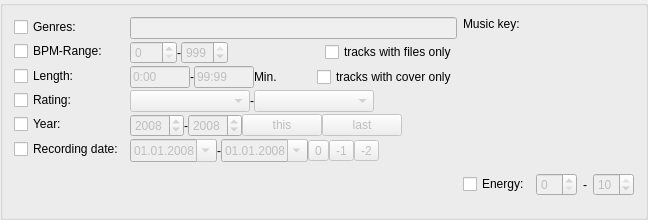
           <widget class="QGroupBox" name="filter">
            <property name="sizePolicy">
             <sizepolicy hsizetype="Preferred" vsizetype="Fixed">
              <horstretch>0</horstretch>
              <verstretch>0</verstretch>
             </sizepolicy>
            </property>
            <property name="title">
             <string/>
            </property>
            <layout class="QHBoxLayout" name="horizontalLayout_11">
             <item>
              <layout class="QHBoxLayout" name="horizontalLayout_10">
               <property name="topMargin">
                <number>0</number>
               </property>
               <item>
                <layout class="QFormLayout" name="formLayout_3">
                 <property name="sizeConstraint">
                  <enum>QLayout::SetDefaultConstraint</enum>
                 </property>
                 <property name="fieldGrowthPolicy">
                  <enum>QFormLayout::ExpandingFieldsGrow</enum>
                 </property>
                 <property name="rowWrapPolicy">
                  <enum>QFormLayout::DontWrapRows</enum>
                 </property>
                 <property name="labelAlignment">
                  <set>Qt::AlignLeading|Qt::AlignLeft|Qt::AlignVCenter</set>
                 </property>
                 <property name="horizontalSpacing">
                  <number>6</number>
                 </property>
                 <property name="verticalSpacing">
                  <number>2</number>
                 </property>
                 <item row="0" column="0">
                  <widget class="QCheckBox" name="enableGenreSearch">
                   <property name="text">
                    <string>Genres:</string>
                   </property>
                  </widget>
                 </item>
                 <item row="1" column="0">
                  <widget class="QCheckBox" name="enableBpmSearch">
                   <property name="text">
                    <string>BPM-Range:</string>
                   </property>
                   <property name="checked">
                    <bool>false</bool>
                   </property>
                  </widget>
                 </item>
                 <item row="0" column="1">
                  <widget class="QLineEdit" name="qs_genre">
                   <property name="enabled">
                    <bool>false</bool>
                   </property>
                  </widget>
                 </item>
                 <item row="1" column="1">
                  <layout class="QHBoxLayout" name="horizontalLayout_12">
                   <property name="spacing">
                    <number>0</number>
                   </property>
                   <item>
                    <widget class="QSpinBox" name="bpmStart">
                     <property name="enabled">
                      <bool>false</bool>
                     </property>
                     <property name="maximum">
                      <number>999</number>
                     </property>
                    </widget>
                   </item>
                   <item>
                    <widget class="QLabel" name="label_15">
                     <property name="text">
                      <string>-</string>
                     </property>
                    </widget>
                   </item>
                   <item>
                    <widget class="QSpinBox" name="bpmEnd">
                     <property name="enabled">
                      <bool>false</bool>
                     </property>
                     <property name="maximum">
                      <number>999</number>
                     </property>
                     <property name="value">
                      <number>999</number>
                     </property>
                    </widget>
                   </item>
                   <item>
                    <spacer name="horizontalSpacer_5">
                     <property name="orientation">
                      <enum>Qt::Horizontal</enum>
                     </property>
                     <property name="sizeHint" stdset="0">
                      <size>
                       <width>40</width>
                       <height>20</height>
                      </size>
                     </property>
                    </spacer>
                   </item>
                   <item>
                    <widget class="QCheckBox" name="tracksWithFilesOnly">
                     <property name="text">
                      <string>tracks with files only</string>
                     </property>
                    </widget>
                   </item>
                  </layout>
                 </item>
                 <item row="3" column="0">
                  <widget class="QCheckBox" name="enableRatingSearch">
                   <property name="text">
                    <string>Rating:</string>
                   </property>
                   <property name="checked">
                    <bool>false</bool>
                   </property>
                  </widget>
                 </item>
                 <item row="3" column="1">
                  <layout class="QHBoxLayout" name="horizontalLayout_15">
                   <property name="spacing">
                    <number>0</number>
                   </property>
                   <property name="rightMargin">
                    <number>0</number>
                   </property>
                   <item>
                    <widget class="QComboBox" name="ratingStart">
                     <property name="enabled">
                      <bool>false</bool>
                     </property>
                     <property name="sizePolicy">
                      <sizepolicy hsizetype="Minimum" vsizetype="Maximum">
                       <horstretch>0</horstretch>
                       <verstretch>0</verstretch>
                      </sizepolicy>
                     </property>
                     <property name="minimumSize">
                      <size>
                       <width>120</width>
                       <height>0</height>
                      </size>
                     </property>
                     <property name="iconSize">
                      <size>
                       <width>96</width>
                       <height>16</height>
                      </size>
                     </property>
                     <item>
                      <property name="text">
                       <string/>
                      </property>
                      <property name="icon">
                       <iconset resource="../../resources.qrc">
                        <normaloff>:/bewertung/resources/sterne-unbewertet.png</normaloff>:/bewertung/resources/sterne-unbewertet.png</iconset>
                      </property>
                     </item>
                     <item>
                      <property name="text">
                       <string/>
                      </property>
                      <property name="icon">
                       <iconset resource="../../resources.qrc">
                        <normaloff>:/bewertung/resources/sterne1.png</normaloff>:/bewertung/resources/sterne1.png</iconset>
                      </property>
                     </item>
                     <item>
                      <property name="text">
                       <string/>
                      </property>
                      <property name="icon">
                       <iconset resource="../../resources.qrc">
                        <normaloff>:/bewertung/resources/sterne2.png</normaloff>:/bewertung/resources/sterne2.png</iconset>
                      </property>
                     </item>
                     <item>
                      <property name="text">
                       <string/>
                      </property>
                      <property name="icon">
                       <iconset resource="../../resources.qrc">
                        <normaloff>:/bewertung/resources/sterne3.png</normaloff>:/bewertung/resources/sterne3.png</iconset>
                      </property>
                     </item>
                     <item>
                      <property name="text">
                       <string/>
                      </property>
                      <property name="icon">
                       <iconset resource="../../resources.qrc">
                        <normaloff>:/bewertung/resources/sterne4.png</normaloff>:/bewertung/resources/sterne4.png</iconset>
                      </property>
                     </item>
                     <item>
                      <property name="text">
                       <string/>
                      </property>
                      <property name="icon">
                       <iconset resource="../../resources.qrc">
                        <normaloff>:/bewertung/resources/sterne5.png</normaloff>:/bewertung/resources/sterne5.png</iconset>
                      </property>
                     </item>
                     <item>
                      <property name="text">
                       <string/>
                      </property>
                      <property name="icon">
                       <iconset resource="../../resources.qrc">
                        <normaloff>:/bewertung/resources/sterne6.png</normaloff>:/bewertung/resources/sterne6.png</iconset>
                      </property>
                     </item>
                    </widget>
                   </item>
                   <item>
                    <widget class="QLabel" name="label_16">
                     <property name="text">
                      <string>-</string>
                     </property>
                    </widget>
                   </item>
                   <item>
                    <widget class="QComboBox" name="ratingEnd">
                     <property name="enabled">
                      <bool>false</bool>
                     </property>
                     <property name="sizePolicy">
                      <sizepolicy hsizetype="Minimum" vsizetype="Maximum">
                       <horstretch>0</horstretch>
                       <verstretch>0</verstretch>
                      </sizepolicy>
                     </property>
                     <property name="minimumSize">
                      <size>
                       <width>120</width>
                       <height>0</height>
                      </size>
                     </property>
                     <property name="currentIndex">
                      <number>6</number>
                     </property>
                     <property name="iconSize">
                      <size>
                       <width>96</width>
                       <height>16</height>
                      </size>
                     </property>
                     <item>
                      <property name="text">
                       <string/>
                      </property>
                      <property name="icon">
                       <iconset resource="../../resources.qrc">
                        <normaloff>:/bewertung/resources/sterne-unbewertet.png</normaloff>:/bewertung/resources/sterne-unbewertet.png</iconset>
                      </property>
                     </item>
                     <item>
                      <property name="text">
                       <string/>
                      </property>
                      <property name="icon">
                       <iconset resource="../../resources.qrc">
                        <normaloff>:/bewertung/resources/sterne1.png</normaloff>:/bewertung/resources/sterne1.png</iconset>
                      </property>
                     </item>
                     <item>
                      <property name="text">
                       <string/>
                      </property>
                      <property name="icon">
                       <iconset resource="../../resources.qrc">
                        <normaloff>:/bewertung/resources/sterne2.png</normaloff>:/bewertung/resources/sterne2.png</iconset>
                      </property>
                     </item>
                     <item>
                      <property name="text">
                       <string/>
                      </property>
                      <property name="icon">
                       <iconset resource="../../resources.qrc">
                        <normaloff>:/bewertung/resources/sterne3.png</normaloff>:/bewertung/resources/sterne3.png</iconset>
                      </property>
                     </item>
                     <item>
                      <property name="text">
                       <string/>
                      </property>
                      <property name="icon">
                       <iconset resource="../../resources.qrc">
                        <normaloff>:/bewertung/resources/sterne4.png</normaloff>:/bewertung/resources/sterne4.png</iconset>
                      </property>
                     </item>
                     <item>
                      <property name="text">
                       <string/>
                      </property>
                      <property name="icon">
                       <iconset resource="../../resources.qrc">
                        <normaloff>:/bewertung/resources/sterne5.png</normaloff>:/bewertung/resources/sterne5.png</iconset>
                      </property>
                     </item>
                     <item>
                      <property name="text">
                       <string/>
                      </property>
                      <property name="icon">
                       <iconset resource="../../resources.qrc">
                        <normaloff>:/bewertung/resources/sterne6.png</normaloff>:/bewertung/resources/sterne6.png</iconset>
                      </property>
                     </item>
                    </widget>
                   </item>
                   <item>
                    <spacer name="horizontalSpacer_11">
                     <property name="orientation">
                      <enum>Qt::Horizontal</enum>
                     </property>
                     <property name="sizeHint" stdset="0">
                      <size>
                       <width>40</width>
                       <height>20</height>
                      </size>
                     </property>
                    </spacer>
                   </item>
                  </layout>
                 </item>
                 <item row="4" column="0">
                  <widget class="QCheckBox" name="enableYearSearch">
                   <property name="text">
                    <string>Year:</string>
                   </property>
                  </widget>
                 </item>
                 <item row="4" column="1">
                  <layout class="QHBoxLayout" name="horizontalLayout_13">
                   <property name="spacing">
                    <number>0</number>
                   </property>
                   <item>
                    <widget class="QDateEdit" name="releaseDateStart">
                     <property name="enabled">
                      <bool>false</bool>
                     </property>
                     <property name="dateTime">
                      <datetime>
                       <hour>0</hour>
                       <minute>0</minute>
                       <second>0</second>
                       <year>2008</year>
                       <month>1</month>
                       <day>1</day>
                      </datetime>
                     </property>
                     <property name="displayFormat">
                      <string>yyyy</string>
                     </property>
                     <property name="calendarPopup">
                      <bool>false</bool>
                     </property>
                     <property name="date">
                      <date>
                       <year>2008</year>
                       <month>1</month>
                       <day>1</day>
                      </date>
                     </property>
                    </widget>
                   </item>
                   <item>
                    <widget class="QLabel" name="label_17">
                     <property name="text">
                      <string>-</string>
                     </property>
                    </widget>
                   </item>
                   <item>
                    <widget class="QDateEdit" name="releaseDateEnd">
                     <property name="enabled">
                      <bool>false</bool>
                     </property>
                     <property name="dateTime">
                      <datetime>
                       <hour>0</hour>
                       <minute>0</minute>
                       <second>0</second>
                       <year>2008</year>
                       <month>1</month>
                       <day>1</day>
                      </datetime>
                     </property>
                     <property name="displayFormat">
                      <string>yyyy</string>
                     </property>
                     <property name="calendarPopup">
                      <bool>false</bool>
                     </property>
                     <property name="date">
                      <date>
                       <year>2008</year>
                       <month>1</month>
                       <day>1</day>
                      </date>
                     </property>
                    </widget>
                   </item>
                   <item>
                    <widget class="QPushButton" name="setThisYear">
                     <property name="enabled">
                      <bool>false</bool>
                     </property>
                     <property name="text">
                      <string>this</string>
                     </property>
                    </widget>
                   </item>
                   <item>
                    <widget class="QPushButton" name="setLastYear">
                     <property name="enabled">
                      <bool>false</bool>
                     </property>
                     <property name="text">
                      <string>last</string>
                     </property>
                    </widget>
                   </item>
                   <item>
                    <spacer name="horizontalSpacer_6">
                     <property name="orientation">
                      <enum>Qt::Horizontal</enum>
                     </property>
                     <property name="sizeHint" stdset="0">
                      <size>
                       <width>40</width>
                       <height>20</height>
                      </size>
                     </property>
                    </spacer>
                   </item>
                  </layout>
                 </item>
                 <item row="5" column="0">
                  <widget class="QCheckBox" name="enableRecordingDateSearch">
                   <property name="text">
                    <string>Recording date:</string>
                   </property>
                  </widget>
                 </item>
                 <item row="5" column="1">
                  <layout class="QHBoxLayout" name="horizontalLayout_14">
                   <property name="spacing">
                    <number>0</number>
                   </property>
                   <item>
                    <widget class="QDateEdit" name="recordDateStart">
                     <property name="enabled">
                      <bool>false</bool>
                     </property>
                     <property name="displayFormat">
                      <string>dd.MM.yyyy</string>
                     </property>
                     <property name="calendarPopup">
                      <bool>true</bool>
                     </property>
                     <property name="date">
                      <date>
                       <year>2008</year>
                       <month>1</month>
                       <day>1</day>
                      </date>
                     </property>
                    </widget>
                   </item>
                   <item>
                    <widget class="QLabel" name="label_14">
                     <property name="text">
                      <string>-</string>
                     </property>
                    </widget>
                   </item>
                   <item>
                    <widget class="QDateEdit" name="recordDateEnd">
                     <property name="enabled">
                      <bool>false</bool>
                     </property>
                     <property name="displayFormat">
                      <string>dd.MM.yyyy</string>
                     </property>
                     <property name="calendarPopup">
                      <bool>true</bool>
                     </property>
                     <property name="date">
                      <date>
                       <year>2008</year>
                       <month>1</month>
                       <day>1</day>
                      </date>
                     </property>
                    </widget>
                   </item>
                   <item>
                    <widget class="QToolButton" name="setRecordingDate0">
                     <property name="enabled">
                      <bool>false</bool>
                     </property>
                     <property name="text">
                      <string>0</string>
                     </property>
                    </widget>
                   </item>
                   <item>
                    <widget class="QToolButton" name="setRecordingDate1">
                     <property name="enabled">
                      <bool>false</bool>
                     </property>
                     <property name="text">
                      <string>-1</string>
                     </property>
                    </widget>
                   </item>
                   <item>
                    <widget class="QToolButton" name="setRecordingDate2">
                     <property name="enabled">
                      <bool>false</bool>
                     </property>
                     <property name="text">
                      <string>-2</string>
                     </property>
                    </widget>
                   </item>
                   <item>
                    <spacer name="horizontalSpacer_7">
                     <property name="orientation">
                      <enum>Qt::Horizontal</enum>
                     </property>
                     <property name="sizeHint" stdset="0">
                      <size>
                       <width>40</width>
                       <height>20</height>
                      </size>
                     </property>
                    </spacer>
                   </item>
                  </layout>
                 </item>
                 <item row="2" column="0">
                  <widget class="QCheckBox" name="enableLengthSearch">
                   <property name="text">
                    <string>Length:</string>
                   </property>
                   <property name="checked">
                    <bool>false</bool>
                   </property>
                  </widget>
                 </item>
                 <item row="2" column="1">
                  <layout class="QHBoxLayout" name="horizontalLayout_17">
                   <property name="rightMargin">
                    <number>0</number>
                   </property>
                   <item>
                    <widget class="QLineEdit" name="lengthStart">
                     <property name="enabled">
                      <bool>false</bool>
                     </property>
                     <property name="maximumSize">
                      <size>
                       <width>60</width>
                       <height>16777215</height>
                      </size>
                     </property>
                     <property name="text">
                      <string>0:00</string>
                     </property>
                    </widget>
                   </item>
                   <item>
                    <widget class="QLabel" name="label_18">
                     <property name="text">
                      <string>-</string>
                     </property>
                    </widget>
                   </item>
                   <item>
                    <widget class="QLineEdit" name="lengthEnd">
                     <property name="enabled">
                      <bool>false</bool>
                     </property>
                     <property name="maximumSize">
                      <size>
                       <width>60</width>
                       <height>16777215</height>
                      </size>
                     </property>
                     <property name="text">
                      <string>99:99</string>
                     </property>
                    </widget>
                   </item>
                   <item>
                    <widget class="QLabel" name="label_64">
                     <property name="text">
                      <string>Min.</string>
                     </property>
                    </widget>
                   </item>
                   <item>
                    <spacer name="horizontalSpacer_8">
                     <property name="orientation">
                      <enum>Qt::Horizontal</enum>
                     </property>
                     <property name="sizeHint" stdset="0">
                      <size>
                       <width>40</width>
                       <height>20</height>
                      </size>
                     </property>
                    </spacer>
                   </item>
                   <item>
                    <widget class="QCheckBox" name="tracksWithCoverOnly">
                     <property name="text">
                      <string>tracks with cover only</string>
                     </property>
                    </widget>
                   </item>
                  </layout>
                 </item>
                </layout>
               </item>
              </layout>
             </item>
             <item>
              <layout class="QVBoxLayout" name="verticalLayout_10">
               <item>
                <widget class="QLabel" name="label_55">
                 <property name="text">
                  <string>Music key:</string>
                 </property>
                </widget>
               </item>
               <item>
                <widget class="KeyWheel" name="keywheel">
                 <property name="minimumSize">
                  <size>
                   <width>130</width>
                   <height>130</height>
                  </size>
                 </property>
                 <property name="maximumSize">
                  <size>
                   <width>130</width>
                   <height>130</height>
                  </size>
                 </property>
                 <property name="frameShape">
                  <enum>QFrame::NoFrame</enum>
                 </property>
                 <property name="text">
                  <string/>
                 </property>
                 <property name="pixmap">
                  <pixmap resource="../../resources.qrc">:/openkey/resources/keywheel/key0000.png</pixmap>
                 </property>
                 <property name="scaledContents">
                  <bool>false</bool>
                 </property>
                 <property name="margin">
                  <number>0</number>
                 </property>
                </widget>
               </item>
               <item>
                <layout class="QHBoxLayout" name="horizontalLayout_16">
                 <property name="topMargin">
                  <number>0</number>
                 </property>
                 <item>
                  <widget class="QCheckBox" name="enableEnergySearch">
                   <property name="text">
                    <string>Energy:</string>
                   </property>
                   <property name="checked">
                    <bool>false</bool>
                   </property>
                  </widget>
                 </item>
                 <item>
                  <widget class="QSpinBox" name="energyStart">
                   <property name="enabled">
                    <bool>false</bool>
                   </property>
                   <property name="maximum">
                    <number>10</number>
                   </property>
                  </widget>
                 </item>
                 <item>
                  <widget class="QLabel" name="label_19">
                   <property name="text">
                    <string>-</string>
                   </property>
                  </widget>
                 </item>
                 <item>
                  <widget class="QSpinBox" name="energyEnd">
                   <property name="enabled">
                    <bool>false</bool>
                   </property>
                   <property name="maximum">
                    <number>10</number>
                   </property>
                   <property name="value">
                    <number>10</number>
                   </property>
                  </widget>
                 </item>
                </layout>
               </item>
               <item>
                <spacer name="verticalSpacer_6">
                 <property name="orientation">
                  <enum>Qt::Vertical</enum>
                 </property>
                 <property name="sizeHint" stdset="0">
                  <size>
                   <width>20</width>
                   <height>10</height>
                  </size>
                 </property>
                </spacer>
               </item>
              </layout>
             </item>
            </layout>
           </widget>
